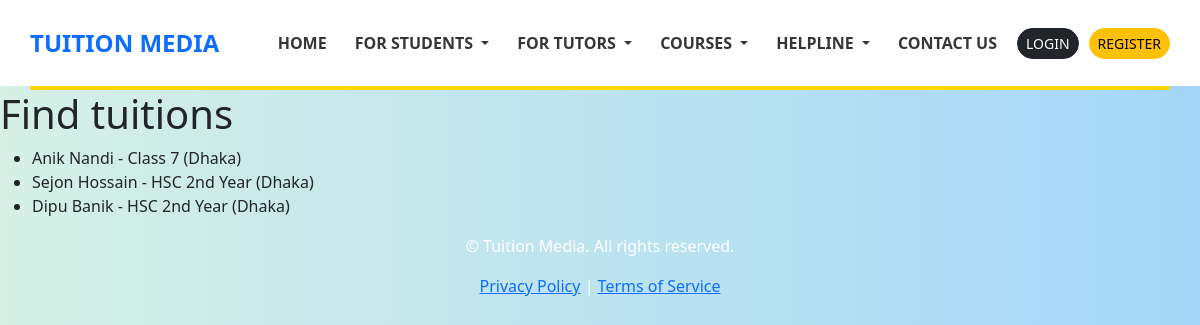
The page /find_tuitions/ on the database as committed earlier.
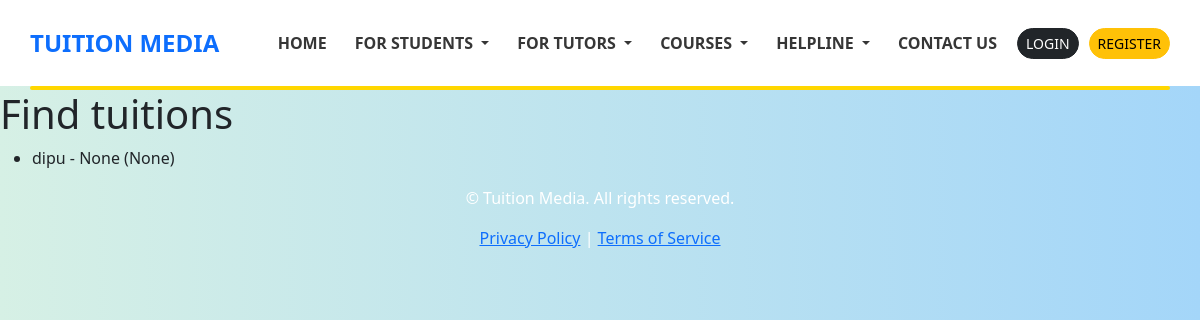
The same page on the database as committed later.
### students/models.py (models this page shows, shortened)
class tutor_request_post(models.Model):
    CLASS_CHOICES = [
        ('Class 1', 'Class 1'),
        ('Class 2', 'Class 2'),
        ('Class 3', 'Class 3'),
        ('Class 4', 'Class 4'),
        ('Class 5', 'Class 5'),
        ('Class 6', 'Class 6'),
        ('Class 7', 'Class 7'),
        ('Class 8', 'Class 8'),
        ('Class 9', 'Class 9'),
        ('Class 10', 'Class 10'),
        ('HSC 1st Year', 'HSC 1st Year'),
        ('HSC 2nd Year', 'HSC 2nd Year'),
    ]
    MEDIUM_CHOICES = [
        ('Bangla', 'Bangla'),
        ('English', 'English'),
    ]
    GENDER_CHOICES = [
        ('MALE', 'MALE'),
        ('FEMALE', 'FEMALE'),
    ]
    student_name = models.CharField(max_length=100)
    contact_number = models.CharField(max_length=20, blank=True, null=True)
    medium = models.CharField(max_length=20, choices=MEDIUM_CHOICES,blank=True, null=True)
    student_class = models.CharField(max_length=30, choices=CLASS_CHOICES,blank=True, null=True)
    preffered_tutor=models.CharField(max_length=20, choices=GENDER_CHOICES,blank=True, null=True)
    subject = models.CharField(max_length=100,blank=True,null=True)
    salary = models.CharField(max_length=100, blank=True, null=True)
    tutoring_days = models.CharField(max_length=100, blank=True, null=True)
    district = models.CharField(max_length=100,blank=True,null=True)
    area = models.CharField(max_length=100 ,blank=True,null=True)
    timestamp = models.DateTimeField(auto_now_add=True)

### tutors/views.py (the view)
# urls.py: path('find_tuitions/',tutors_view.find_tuitions, name='find_tuitions'),
def find_tuitions(request):
    posts = tutor_request_post.objects.all().order_by('-timestamp')
    context= {'posts':posts}
    return render(request,template_name='tutors/find_tuitions.html',context=context)

### template/tutors/find_tuitions.html
{%extends 'base.html'%}
{%block content%}
<h1>Find tuitions</h1>
<ul>
    {% for post in posts %}
        <li>{{ post.student_name }} - {{ post.student_class }} ({{ post.district }})</li>
    {% empty %}
        <li>No tuition requests found.</li>
    {% endfor %}
</ul>
{%endblock%}

### template/base.html (shortened to what this page needs)
<!DOCTYPE html>
<html lang="en">
<head>
    {%load static %}
    <link href="https://cdn.jsdelivr.net/npm/bootstrap@5.3.3/dist/css/bootstrap.min.css" rel="stylesheet" />
    <link rel="stylesheet" href="{% static 'css/navbar.css' %}">
    {% block extra_css %}
    <link rel="stylesheet" href="{% static 'css/home.css' %}">
{% endblock %}
</head>
<body>
{%include 'navbar.html' %}
{%block content%}
{% endblock %}
{% include 'footer.html' %}
</body>
</html>

### template/navbar.html (shortened to what this page needs)
<!DOCTYPE html>
<html lang="en">
<head>
</head>
<body>
  <div class="header-bar d-flex justify-content-between align-items-center flex-wrap">
    <div class="fw-bold fs-4 text-primary">TUITION MEDIA</div>
    <div class="d-flex align-items-center">
      <nav class="navbar navbar-expand-lg">
        <div class="container-fluid p-0">
          <div class="collapse navbar-collapse" id="navbarNav">
            <ul class="navbar-nav ms-auto">
              <li class="nav-item">
                <a class="nav-link  fw-bold" href="{% url 'home' %}">HOME</a>
              </li>
              <li class="nav-item dropdown">
                <a class="nav-link dropdown-toggle fw-bold" href="#" id="studentsDropdown" role="button" data-bs-toggle="dropdown">
                  FOR STUDENTS
                </a>
              </li>
              <li class="nav-item dropdown">
                <a class="nav-link dropdown-toggle fw-bold" href="#" id="tutorsDropdown" role="button" data-bs-toggle="dropdown">
                  FOR TUTORS
                </a>
              </li>
              <li class="nav-item dropdown">
                <a class="nav-link dropdown-toggle fw-bold" href="#" id="coursesDropdown" role="button" data-bs-toggle="dropdown">
                  COURSES
                </a>
              </li>
              <li class="nav-item dropdown">
                <a class="nav-link dropdown-toggle fw-bold" href="#" id="helplineDropdown" role="button" data-bs-toggle="dropdown">
                  HELPLINE
                </a>
              </li>
              <li class="nav-item">
                <a class="nav-link fw-bold" href="{% url 'contact_us' %}">CONTACT US</a>
              </li>
            </ul>
          </div>
        </div>
      </nav>
      <div class="auth-buttons">
        <a class="btn btn-dark btn-sm" href="{% url 'login' %}">LOGIN</a>
        <a class="btn btn-warning btn-sm" href="{% url 'register' %}">REGISTER</a>
      </div>
    </div>
  </div>
  <div class="golden-line"></div>
</body>
</html>

### template/footer.html
<footer class="bg-gray-900 text-white py-6">
  <div class="container mx-auto px-4 text-center">
    <p class="text-sm">&copy; {{ year }} Tuition Media. All rights reserved.</p>
    <p class="text-xs mt-2">
      <a href="#" class="text-blue-400 hover:underline">Privacy Policy</a> |
      <a href="#" class="text-blue-400 hover:underline">Terms of Service</a>
    </p>
  </div>
</footer>

### static/CSS/navbar.css (style rules this page uses)
body { margin: 0; padding: 0; background: linear-gradient(to right, #d6f0e5, #a4d6f9); font-family: 'Segoe UI', sans-serif; }
.header-bar { background: #fff; padding: 10px 30px; }
.navbar-nav { gap: 10px; }
.nav-item { margin-right: 2px; }
.nav-link { color: #363636 !important; position: relative; padding: 8px 12px; transition: all 0.3s ease; border-radius: 6px; }
.auth-buttons { background: #fff; display: flex; justify-content: flex-end; align-items: center; }
.auth-buttons a { margin-left: 10px; border-radius: 20px; text-decoration: none; }
.golden-line { height: 4px; background-color: gold; width: 95%; margin: 0 auto; border-radius: 4px; box-shadow: none !; }

### static/CSS/home.css (style rules this page uses)
body { font-family: 'Segoe UI', sans-serif; background: linear-gradient(to right, #d6f0e5, #a4d6f9); margin: 0; padding: 0; }
.header-bar { background: #fff; padding: 15px 30px; display: flex; justify-content: space-between; align-items: center; flex-wrap: wrap; }

Rows that differ between the two databases and show on the page:
removed tutor_request_post: student_name "Anik Nandi", student_class "Class 7", district "Dhaka"
removed tutor_request_post: student_name "Sejon Hossain", student_class "HSC 2nd Year", district "Dhaka"
changed tutor_request_post: student_name "Dipu Banik" → "dipu"; student_class "HSC 2nd Year" → "None"; district "Dhaka" → "None"
